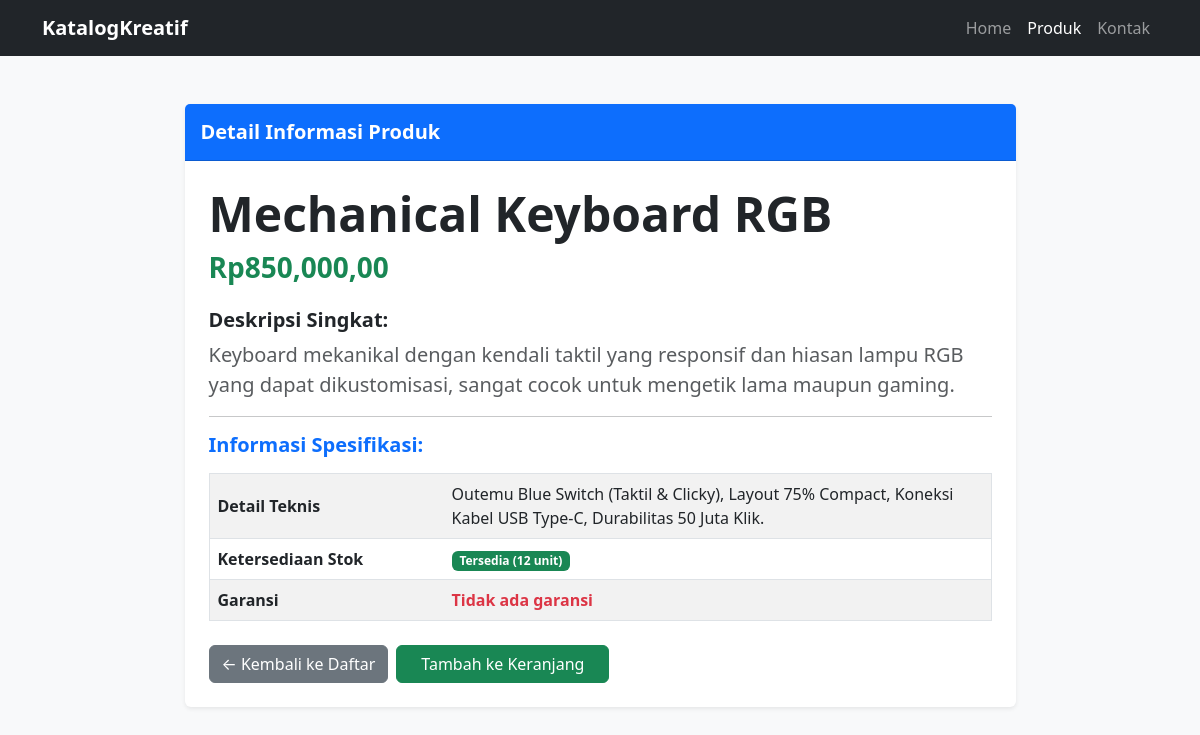
The page /produk/4/ on the database its author committed.
### katalog/models.py (models this page shows, shortened)
class Produk(models.Model):
    nama = models.CharField(max_length=200)
    harga = models.IntegerField()
    deskripsi = models.TextField()
    spesifikasi = models.TextField(blank=True, null=True)
    stok = models.IntegerField(default=0)
    garansi = models.IntegerField(default=0, help_text="Isi dengan angka tahun. Contoh: 0 untuk tidak ada, 1 untuk 1 tahun.")
    tanggal_input = models.DateTimeField(auto_now_add=True)

### katalog/views.py (the view)
# urls.py: path('produk/<int:id>/', views.detail_produk, name='detail_produk'),
def detail_produk(request, id):
    produk = get_object_or_404(Produk, id=id)
    return render(request, 'katalog/detail_produk.html', {'produk': produk})

### katalog/templates/katalog/detail_produk.html (shortened to what this page needs)
{% load humanize %}
<!doctype html>
<html lang="id">
  <head>
    <link
      href="https://cdn.jsdelivr.net/npm/bootstrap@5.3.0/dist/css/bootstrap.min.css"
      rel="stylesheet"
    />
  </head>
  <body class="bg-light">
    <nav class="navbar navbar-expand-lg navbar-dark bg-dark">
      <div class="container">
        <a class="navbar-brand fw-bold" href="/">KatalogKreatif</a>
        <div class="navbar-nav ms-auto">
          <a class="nav-link" href="/">Home</a>
          <a class="nav-link active" href="/produk/">Produk</a>
          <a class="nav-link" href="/kontak/">Kontak</a>
        </div>
      </div>
    </nav>
    <div class="container mt-5 mb-5">
      <div class="row justify-content-center">
        <div class="col-md-9">
          <div class="card shadow-sm border-0">
            <div class="card-header bg-primary text-white py-3">
              <h5 class="mb-0 fw-bold">Detail Informasi Produk</h5>
            </div>
            <div class="card-body p-4">
              <div class="row">
                <div class="col-md-12">
                  <h1 class="display-5 fw-bold text-dark">{{ produk.nama }}</h1>
                  <h3 class="text-success mb-4 fw-bold">
                    Rp{{ produk.harga|intcomma }},00
                  </h3>
                  <h5 class="fw-bold">Deskripsi Singkat:</h5>
                  <p class="lead text-muted">{{ produk.deskripsi }}</p>
                  <hr />
                  <h5 class="fw-bold text-primary mb-3">
                    Informasi Spesifikasi:
                  </h5>
                  <table class="table table-striped border align-middle">
                    <tr>
                      <th width="30%">Detail Teknis</th>
                      <td>{{ produk.spesifikasi }}</td>
                    </tr>
                    <tr>
                      <th>Ketersediaan Stok</th>
                      <td>
                        {% if produk.stok > 0 %}
                        <span class="badge bg-success"
                          >Tersedia ({{ produk.stok }} unit)</span
                        >
                        {% else %}
                        <span class="badge bg-danger">Habis</span>
                        {% endif %}
                      </td>
                    </tr>
                    <tr>
                      <th>Garansi</th>
                      <td>
                        {% if produk.garansi == 0 %}
                        <span class="text-danger fw-semibold"
                          >Tidak ada garansi</span
                        >
                        {% else %}
                        <span class="text-dark"
                          >{{ produk.garansi }} Tahun Resmi</span
                        >
                        {% endif %}
                      </td>
                    </tr>
                  </table>
                  <div class="mt-4 d-flex gap-2">
                    <a href="/produk/" class="btn btn-secondary"
                      >&larr; Kembali ke Daftar</a
                    >
                    {% if produk.stok > 0 %}
                    <button class="btn btn-success px-4">
                      Tambah ke Keranjang
                    </button>
                    {% else %}
                    <button class="btn btn-success px-4" disabled>
                      Tambah ke Keranjang
                    </button>
                    {% endif %}
                  </div>
                </div>
              </div>
            </div>
          </div>
        </div>
      </div>
    </div>
  </body>
</html>

### rows shown on the page
Produk: nama "Mechanical Keyboard RGB", harga "850,000", deskripsi "Keyboard mekanikal dengan kendali taktil yang responsif dan hiasan lampu RGB yang dapat dikustomisasi, sangat cocok untuk mengetik lama maupun gaming.", spesifikasi "Outemu Blue Switch (Taktil & Clicky), Layout 75% Compact, Koneksi Kabel USB Type-C, Durabilitas 50 Juta Klik.", stok "12"
